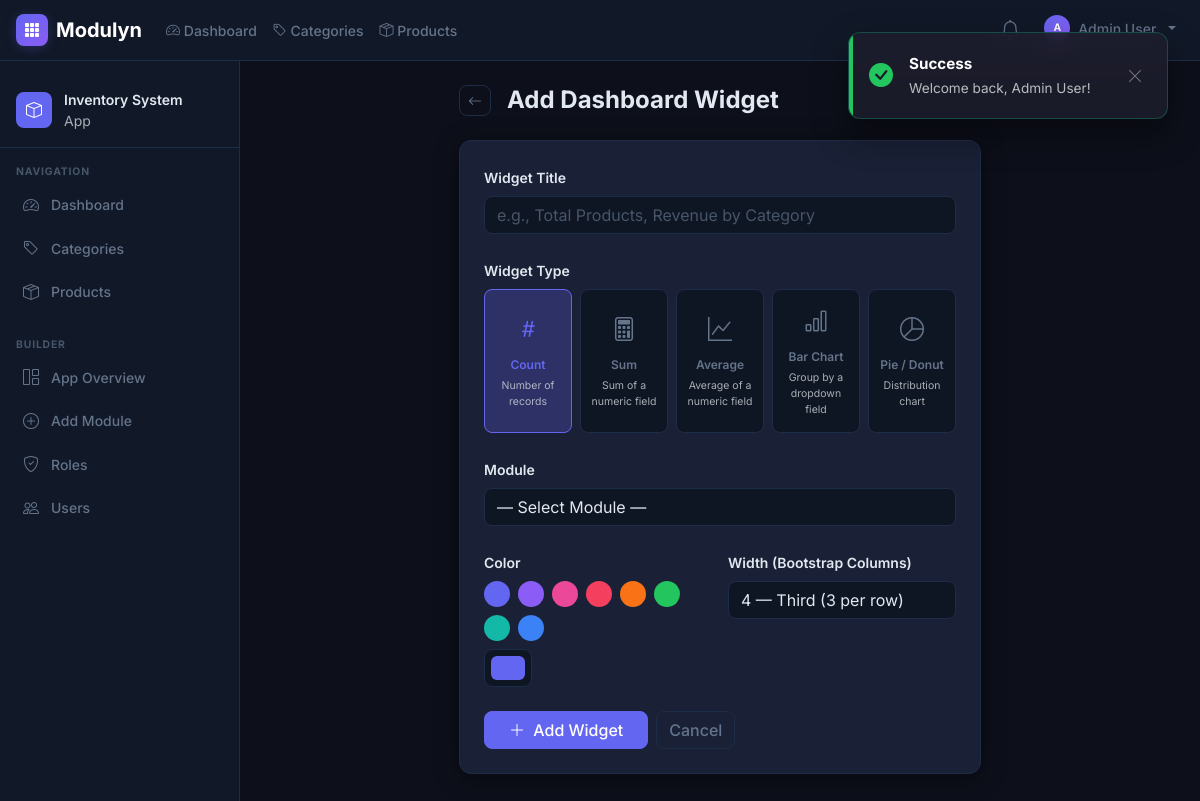
/apps/1/dashboard/widgets/create (signed in), run on the app's committed database.
### tables this page shows
CREATE TABLE IF NOT EXISTS `modules` (
    `id`            INT UNSIGNED   NOT NULL AUTO_INCREMENT,
    `app_id`        INT UNSIGNED   NOT NULL,
    `name`          VARCHAR(120)   NOT NULL,
    `slug`          VARCHAR(120)   NOT NULL,   
    `description`   TEXT           NULL,
    `icon`          VARCHAR(80)    NOT NULL DEFAULT 'bi-table',
    `sort_order`    INT            NOT NULL DEFAULT 0,
    `is_active`     TINYINT(1)     NOT NULL DEFAULT 1,
    `settings`      JSON           NULL,       
    `created_at`    DATETIME       NOT NULL DEFAULT CURRENT_TIMESTAMP,
    `updated_at`    DATETIME       NOT NULL DEFAULT CURRENT_TIMESTAMP ON UPDATE CURRENT_TIMESTAMP,
    PRIMARY KEY (`id`),
    UNIQUE KEY `uq_modules_app_slug` (`app_id`, `slug`),
    CONSTRAINT `fk_modules_app` FOREIGN KEY (`app_id`) REFERENCES `apps` (`id`) ON DELETE CASCADE
);

CREATE TABLE IF NOT EXISTS `apps` (
    `id`          INT UNSIGNED     NOT NULL AUTO_INCREMENT,
    `name`        VARCHAR(120)     NOT NULL,
    `slug`        VARCHAR(120)     NOT NULL,    
    `description` TEXT             NULL,
    `icon`        VARCHAR(80)      NOT NULL DEFAULT 'bi-grid',   
    `color`       VARCHAR(20)      NOT NULL DEFAULT '#6366f1',   
    `owner_id`    INT UNSIGNED     NOT NULL,
    `is_active`   TINYINT(1)       NOT NULL DEFAULT 1,
    `settings`    JSON             NULL,        
    `created_at`  DATETIME         NOT NULL DEFAULT CURRENT_TIMESTAMP,
    `updated_at`  DATETIME         NOT NULL DEFAULT CURRENT_TIMESTAMP ON UPDATE CURRENT_TIMESTAMP,
    PRIMARY KEY (`id`),
    UNIQUE KEY `uq_apps_slug` (`slug`),
    CONSTRAINT `fk_apps_owner` FOREIGN KEY (`owner_id`) REFERENCES `users` (`id`) ON DELETE CASCADE
);

### views/dashboard/widget_builder.php (the view, shortened to what the rows shown need)
<div class="row justify-content-center">
<div class="col-lg-7">
<div class="d-flex align-items-center gap-3 mb-4">
    <a href="<?= APP_URL ?>/apps/<?= $app['id'] ?>/dashboard" class="btn btn-sm btn-outline-secondary">
        <i class="bi bi-arrow-left"></i>
    </a>
    <h1 class="h4 fw-bold mb-0"><?= isset($widget) ? 'Edit Dashboard Widget' : 'Add Dashboard Widget' ?></h1>
</div>
<div class="card">
    <div class="card-body p-4">
        <form method="POST" action="<?= APP_URL ?>/apps/<?= $app['id'] ?>/dashboard/widgets<?= isset($widget) ? '/' . $widget['id'] : '' ?>" id="widgetForm">
            <div class="mb-4">
                <label for="title" class="form-label fw-semibold">Widget Title</label>
                <input type="text" class="form-control" id="title" name="title"
                       value="<?= isset($widget) ? htmlspecialchars($widget['title']) : '' ?>"
                       placeholder="e.g., Total Products, Revenue by Category" required>
            </div>
            <div class="mb-4">
                <label class="form-label fw-semibold">Widget Type</label>
                <div class="widget-type-grid" id="widgetTypeGrid">
                    <?php
                    $widgetTypes = [
                        'count'     => ['icon' => 'bi-hash',         'label' => 'Count',     'desc' => 'Number of records'],
                        'sum'       => ['icon' => 'bi-calculator',   'label' => 'Sum',       'desc' => 'Sum of a numeric field'],
                        'average'   => ['icon' => 'bi-graph-up',     'label' => 'Average',   'desc' => 'Average of a numeric field'],
                        'bar_chart' => ['icon' => 'bi-bar-chart',    'label' => 'Bar Chart', 'desc' => 'Group by a dropdown field'],
                        'pie_chart' => ['icon' => 'bi-pie-chart',    'label' => 'Pie / Donut','desc' => 'Distribution chart'],
                    ];
                    $currentType = isset($widget) ? $widget['widget_type'] : 'count';
                    foreach ($widgetTypes as $wt => $info): ?>
                    <label class="widget-type-option <?= $wt === $currentType ? 'active' : '' ?>" for="wt_<?= $wt ?>">
                        <i class="bi <?= $info['icon'] ?> fs-4 mb-1"></i>
                        <span class="fw-semibold"><?= $info['label'] ?></span>
                        <span class="small text-muted"><?= $info['desc'] ?></span>
                    </label>
                    <?php endforeach; ?>
                </div>
            </div>
            <div class="mb-4">
                <label for="module_id" class="form-label fw-semibold">Module</label>
                <select class="form-select" id="module_id" name="module_id" required>
                    <option value="">— Select Module —</option>
                </select>
            </div>
            <div class="row g-3 mb-4">
                <div class="col-md-6">
                    <label for="chart_color" class="form-label fw-semibold">Color</label>
                    <div class="color-presets mb-2">
                        <?php
                        $colors = ['#6366f1','#8b5cf6','#ec4899','#f43f5e','#f97316','#22c55e','#14b8a6','#3b82f6'];
                        $currentColor = isset($widget) ? $widget['chart_color'] : '#6366f1';
                        foreach ($colors as $c): ?>
                        <button type="button" class="color-dot" data-color="<?= $c ?>"
                                style="background:<?= $c ?>" onclick="document.getElementById('chart_color').value='<?= $c ?>'"></button>
                        <?php endforeach; ?>
                    </div>
                    <input type="color" class="form-control form-control-color" id="chart_color"
                           name="chart_color" value="<?= htmlspecialchars($currentColor) ?>">
                </div>
                <div class="col-md-6">
                    <label for="width" class="form-label fw-semibold">Width (Bootstrap Columns)</label>
                    <select class="form-select" id="width" name="width">
                        <?php
                        $currentWidth = isset($widget) ? $widget['width'] : 4;
                        $widths = [3 => '3 — Quarter (4 per row)', 4 => '4 — Third (3 per row)', 6 => '6 — Half (2 per row)', 12 => '12 — Full width'];
                        foreach ($widths as $w => $label): ?>
                        <option value="<?= $w ?>" <?= $currentWidth == $w ? 'selected' : '' ?>><?= $label ?></option>
                        <?php endforeach; ?>
                    </select>
                </div>
            </div>
            <div class="d-flex gap-2">
                <button type="submit" class="btn btn-primary px-4">
                    <i class="bi <?= isset($widget) ? 'bi-check-lg' : 'bi-plus-lg' ?> me-1"></i>
                    <?= isset($widget) ? 'Save Changes' : 'Add Widget' ?>
                </button>
                <a href="<?= APP_URL ?>/apps/<?= $app['id'] ?>/dashboard" class="btn btn-outline-secondary">Cancel</a>
            </div>
        </form>
    </div>
</div>
</div>
</div>

### core/Router.php (shortened to what the rows shown need)
<?php
class Router
{
    private array $routes = [];
    private function addRoute(string $method, string $pattern, string $handler): void
    {
        $this->routes[$method][] = [
            'pattern' => $pattern,
            'handler' => $handler,
        ];
    }
    public function dispatch(Request $request): void
    {
        $method = $request->method();
        $uri    = $request->uri();
        $routeList = $this->routes[$method] ?? [];
        foreach ($routeList as $route) {
            $params = $this->matchPattern($route['pattern'], $uri);
            if ($params !== null) {
                $this->callHandler($route['handler'], $params, $request);
                return;
            }
        }
    }
    private function matchPattern(string $pattern, string $uri): ?array
    {
        $regex = preg_replace('/\{([a-zA-Z_]+)\}/', '(?P<$1>[^/]+)', $pattern);
        $regex = '#^' . $regex . '$#';
        if (preg_match($regex, $uri, $matches)) {
            return array_filter($matches, 'is_string', ARRAY_FILTER_USE_KEY);
        }
        return null;
    }
    private function callHandler(string $handler, array $params, Request $request): void
    {
        [$controllerName, $method] = explode('@', $handler);
        $controller = new $fqcn(getDB());
        $request->setRouteParams($params);
        $controller->$method($request, $params);
    }
}

### views/partials/navbar.php (shortened to what the rows shown need)
<?php
$user    = $user ?? \Core\Session::get('user');
$currentApp = $app ?? null;
$modules = [];
if ($currentApp) {
    $modEngine = new \Engine\ModuleEngine(getDB());
    $modules   = $modEngine->listModules($currentApp['id']);
}
?>
<nav class="navbar navbar-dark navbar-expand-lg app-navbar px-3">
    <a class="navbar-brand d-flex align-items-center gap-2" href="<?= APP_URL ?>">
        <div class="brand-icon"><i class="bi bi-grid-3x3-gap-fill"></i></div>
        <span class="fw-bold">Modulyn</span>
    </a>
    <div class="collapse navbar-collapse" id="mainNav">
        <?php if ($currentApp): ?>
        <ul class="navbar-nav me-auto">
            <li class="nav-item">
                <a class="nav-link" href="<?= APP_URL ?>/apps/<?= $currentApp['id'] ?>/dashboard">
                    <i class="bi bi-speedometer2"></i> Dashboard
                </a>
            </li>
            <?php foreach ($modules as $m): ?>
            <li class="nav-item">
                <a class="nav-link" href="<?= APP_URL ?>/apps/<?= $currentApp['id'] ?>/<?= $m['slug'] ?>">
                    <i class="bi <?= htmlspecialchars($m['icon']) ?>"></i>
                    <?= htmlspecialchars($m['name']) ?>
                </a>
            </li>
            <?php endforeach; ?>
        </ul>
        <?php endif; ?>
        <ul class="navbar-nav ms-auto gap-2 mt-3 mt-lg-0">
            <?php if ($user): ?>
            <li class="nav-item dropdown">
                <a class="nav-link d-flex align-items-center gap-1 position-relative"
                   href="#"
                   id="notifDropdown"
                   role="button"
                   data-bs-toggle="dropdown"
                   data-bs-auto-close="outside"
                   aria-expanded="false"
                   title="Notifications">
                    <div class="position-relative">
                        <i class="bi bi-bell fs-5"></i>
                    </div>
                </a>
            </li>
            <li class="nav-item dropdown">
                <a class="nav-link dropdown-toggle d-flex align-items-center gap-2" href="#" data-bs-toggle="dropdown">
                    <div class="user-avatar user-avatar-sm"><?= strtoupper(substr($user['name'], 0, 1)) ?></div>
                    <span><?= htmlspecialchars($user['name']) ?></span>
                </a>
            </li>
            <?php else: ?>
            <li class="nav-item"><a class="nav-link" href="<?= APP_URL ?>/login">Login</a></li>
            <?php endif; ?>
        </ul>
    </div>
</nav>

### views/partials/sidebar.php
<?php
$currentApp = $app ?? null;
$user = $user ?? \Core\Session::get('user');
?>
<?php if ($currentApp): ?>
<aside class="app-sidebar">
    <div class="sidebar-header">
        <div class="sidebar-app-icon" style="background: <?= htmlspecialchars($currentApp['color']) ?>">
            <i class="bi <?= htmlspecialchars($currentApp['icon']) ?>"></i>
        </div>
        <div>
            <div class="sidebar-app-name"><?= htmlspecialchars($currentApp['name']) ?></div>
            <div class="sidebar-app-sub text-muted small">App</div>
        </div>
    </div>
    <div class="sidebar-section-label">Navigation</div>
    <nav class="sidebar-nav">
        <a href="<?= APP_URL ?>/apps/<?= $currentApp['id'] ?>/dashboard" class="sidebar-link">
            <i class="bi bi-speedometer2"></i><span>Dashboard</span>
        </a>
        <?php
        $modEngine = new \Engine\ModuleEngine(getDB());
        $modules   = $modEngine->listModules($currentApp['id']);
        foreach ($modules as $m):
        ?>
        <a href="<?= APP_URL ?>/apps/<?= $currentApp['id'] ?>/<?= $m['slug'] ?>" class="sidebar-link">
            <i class="bi <?= htmlspecialchars($m['icon']) ?>"></i>
            <span><?= htmlspecialchars($m['name']) ?></span>
        </a>
        <?php endforeach; ?>
    </nav>
    <?php if (!empty($user['is_admin'])): ?>
    <div class="sidebar-section-label mt-3">Builder</div>
    <nav class="sidebar-nav">
        <a href="<?= APP_URL ?>/apps/<?= $currentApp['id'] ?>" class="sidebar-link">
            <i class="bi bi-grid-1x2"></i><span>App Overview</span>
        </a>
        <a href="<?= APP_URL ?>/apps/<?= $currentApp['id'] ?>/modules/create" class="sidebar-link">
            <i class="bi bi-plus-circle"></i><span>Add Module</span>
        </a>
        <a href="<?= APP_URL ?>/apps/<?= $currentApp['id'] ?>/roles" class="sidebar-link">
            <i class="bi bi-shield-check"></i><span>Roles</span>
        </a>
        <a href="<?= APP_URL ?>/apps/<?= $currentApp['id'] ?>/users" class="sidebar-link">
            <i class="bi bi-people"></i><span>Users</span>
        </a>
    </nav>
    <?php endif; ?>
</aside>
<?php endif; ?>

### data on the page
modules: name "Categories"
modules: name "Products"
apps: name "Inventory System"

### other printed values
$info['label'] "Count"
$info['desc'] "Number of records"
$info['label'] "Sum"
$info['desc'] "Sum of a numeric field"
$info['label'] "Average"
$info['desc'] "Average of a numeric field"
$info['label'] "Bar Chart"
$info['desc'] "Group by a dropdown field"
$info['label'] "Pie / Donut"
$info['desc'] "Distribution chart"
form field width "4 — Third (3 per row)"
